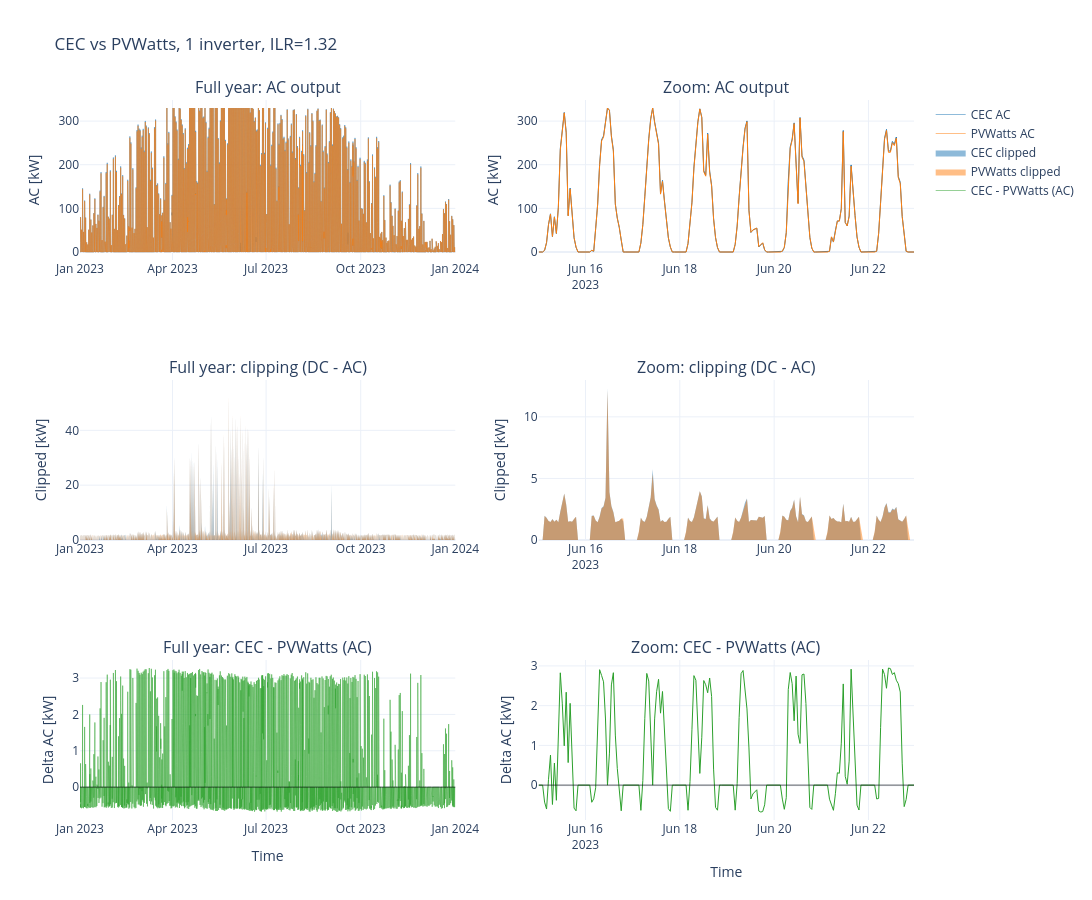

Source (notebook cell):
### Markdown cell above
Check whether the apparently bad fit of the cec parameters means anything by comparing output to the simpler PVWatts model

### Code cell
# PVWatts module parameters
module_params_pvwatts = {
    "pdc0": module["pdc0"],
    "gamma_pdc": module["gamma_pdc"],
}

# PVWatts inverter parameters
inverter_parameters = {
    "pdc0": inverter["pac0"] / inverter["eta_inv_nom"],
    "eta_inv_nom": inverter["eta_inv_nom"],
}

# Faiman temperature model
temperature_model_parameters = {"u0": 25.0, "u1": 6.84}

system = PVSystem(
    surface_tilt=best_tilt,
    surface_azimuth=best_az,
    module_parameters=module_params_pvwatts,
    inverter_parameters=inverter_parameters,
    temperature_model_parameters=temperature_model_parameters,
    modules_per_string=n_s,
    strings_per_inverter=n_p,
)

location = Location(lat, lon, tz="UTC")

mc_pvwatts = ModelChain(
    system, location,
    aoi_model="no_loss",
    spectral_model="no_loss",
    dc_model="pvwatts",
    ac_model="pvwatts",
    temperature_model="faiman",
    losses_model="pvwatts",
    transposition_model="perez",
)

with np.errstate(invalid="ignore", divide="ignore"):
    mc_pvwatts.run_model(weather)

# One inverter block
dc_block = mc_pvwatts.results.dc.clip(lower=0)
ac_block = mc_pvwatts.results.ac.clip(lower=0)

# Scale to plant
p_dc_block = n_s * n_p * module["pdc0"]
n_inverters = max(1, int(round((ilr * inverter["pac0"]) / p_dc_block)))

dc_plant_pvwatts = n_inverters * dc_block
ac_plant_pvwatts = n_inverters * ac_block

cec_dc = dc_plant.copy()
cec_ac = ac_plant.copy()
pw_dc  = dc_plant_pvwatts.copy()
pw_ac  = ac_plant_pvwatts.copy()

summary = pd.DataFrame({
    "Model": ["CEC", "PVWatts"],
    "Annual DC [MWh]": [cec_dc.sum()/1e6, pw_dc.sum()/1e6],
    "Annual AC [MWh]": [cec_ac.sum()/1e6, pw_ac.sum()/1e6],
    "Clipped [MWh]": [
        (cec_dc - cec_ac).clip(lower=0).sum()/1e6,
        (pw_dc  - pw_ac ).clip(lower=0).sum()/1e6,
    ],
    "Max DC [MW]": [cec_dc.max()/1e6, pw_dc.max()/1e6],
    "Max AC [MW]": [cec_ac.max()/1e6, pw_ac.max()/1e6],
})
print(summary.round(2).to_string(index=False))

diff_ac = (cec_ac - pw_ac) / 1e3   # kW
z0, z1 = "2023-06-15", "2023-06-22"

fig = make_subplots(
    rows=3, cols=2,
    subplot_titles=(
        "Full year: AC output", "Zoom: AC output",
        "Full year: clipping (DC - AC)", "Zoom: clipping (DC - AC)",
        "Full year: CEC - PVWatts (AC)", "Zoom: CEC - PVWatts (AC)",
    ),
)

# Row 1: AC in kW
fig.add_trace(go.Scatter(x=cec_ac.index, y=cec_ac/1e3, name="CEC AC",
                         line=dict(width=0.5, color="#1f77b4")), row=1, col=1)
fig.add_trace(go.Scatter(x=pw_ac.index, y=pw_ac/1e3, name="PVWatts AC",
                         line=dict(width=0.5, color="#ff7f0e")), row=1, col=1)
fig.add_trace(go.Scatter(x=cec_ac.loc[z0:z1].index, y=cec_ac.loc[z0:z1]/1e3, name="CEC AC (zoom)",
                         line=dict(width=1.0, color="#1f77b4"), showlegend=False), row=1, col=2)
fig.add_trace(go.Scatter(x=pw_ac.loc[z0:z1].index, y=pw_ac.loc[z0:z1]/1e3, name="PVWatts AC (zoom)",
                         line=dict(width=1.0, color="#ff7f0e"), showlegend=False), row=1, col=2)

# Row 2: clipping in kW
cec_clip = (cec_dc - cec_ac).clip(lower=0) / 1e3
pw_clip  = (pw_dc  - pw_ac ).clip(lower=0) / 1e3
fig.add_trace(go.Scatter(x=cec_clip.index, y=cec_clip, name="CEC clipped",
                         fill="tozeroy", line=dict(width=0, color="rgba(31,119,180,0.4)")), row=2, col=1)
fig.add_trace(go.Scatter(x=pw_clip.index, y=pw_clip, name="PVWatts clipped",
                         fill="tozeroy", line=dict(width=0, color="rgba(255,127,14,0.4)")), row=2, col=1)
fig.add_trace(go.Scatter(x=cec_clip.loc[z0:z1].index, y=cec_clip.loc[z0:z1], name="CEC clipped (zoom)",
                         fill="tozeroy", line=dict(width=0, color="rgba(31,119,180,0.4)"), showlegend=False), row=2, col=2)
fig.add_trace(go.Scatter(x=pw_clip.loc[z0:z1].index, y=pw_clip.loc[z0:z1], name="PVWatts clipped (zoom)",
                         fill="tozeroy", line=dict(width=0, color="rgba(255,127,14,0.4)"), showlegend=False), row=2, col=2)

# Row 3: delta AC in kW
fig.add_trace(go.Scatter(x=diff_ac.index, y=diff_ac, name="CEC - PVWatts (AC)",
                         line=dict(width=0.5, color="#2ca02c")), row=3, col=1)
fig.add_hline(y=0, line=dict(color="black", width=0.6), row=3, col=1)
fig.add_trace(go.Scatter(x=diff_ac.loc[z0:z1].index, y=diff_ac.loc[z0:z1], name="CEC - PVWatts (AC, zoom)",
                         line=dict(width=1.0, color="#2ca02c"), showlegend=False), row=3, col=2)
fig.add_hline(y=0, line=dict(color="black", width=0.6), row=3, col=2)

for c in range(1, 3):
    fig.update_yaxes(title_text="AC [kW]", row=1, col=c)
    fig.update_yaxes(title_text="Clipped [kW]", row=2, col=c)
    fig.update_yaxes(title_text="Delta AC [kW]", row=3, col=c)
    fig.update_xaxes(title_text="Time", row=3, col=c)

fig.update_layout(height=900, width=1400, hovermode="x unified",
                  template="plotly_white",
                  title_text=f"CEC vs PVWatts, {n_inverters} inverter, ILR={ilr_actual:.2f}")
fig.show()

### Figure 1 — Plotly figure (JSON) as saved in the notebook; plotly's stock layout.template omitted (floating-point values rounded to 4 significant figures; data arrays with more than 128 entries replaced by an {"elided": "..."} marker saying what was removed)
{"data": [{"line": {"color": "#1f77b4", "width": 0.5}, "name": "CEC AC", "type": "scatter", "x": {"elided": "8760 str values"}, "xaxis": "x", "y": {"elided": "8760 float values"}, "yaxis": "y"}, {"line": {"color": "#ff7f0e", "width": 0.5}, "name": "PVWatts AC", "type": "scatter", "x": {"elided": "8760 str values"}, "xaxis": "x", "y": {"elided": "8760 float values"}, "yaxis": "y"}, {"line": {"color": "#1f77b4", "width": 1}, "name": "CEC AC (zoom)", "showlegend": false, "type": "scatter", "x": {"elided": "192 str values"}, "xaxis": "x2", "y": {"elided": "192 float values"}, "yaxis": "y2"}, {"line": {"color": "#ff7f0e", "width": 1}, "name": "PVWatts AC (zoom)", "showlegend": false, "type": "scatter", "x": {"elided": "192 str values"}, "xaxis": "x2", "y": {"elided": "192 float values"}, "yaxis": "y2"}, {"fill": "tozeroy", "line": {"color": "rgba(31,119,180,0.4)", "width": 0}, "name": "CEC clipped", "type": "scatter", "x": {"elided": "8760 str values"}, "xaxis": "x3", "y": {"elided": "8760 float values"}, "yaxis": "y3"}, {"fill": "tozeroy", "line": {"color": "rgba(255,127,14,0.4)", "width": 0}, "name": "PVWatts clipped", "type": "scatter", "x": {"elided": "8760 str values"}, "xaxis": "x3", "y": {"elided": "8760 float values"}, "yaxis": "y3"}, {"fill": "tozeroy", "line": {"color": "rgba(31,119,180,0.4)", "width": 0}, "name": "CEC clipped (zoom)", "showlegend": false, "type": "scatter", "x": {"elided": "192 str values"}, "xaxis": "x4", "y": {"elided": "192 float values"}, "yaxis": "y4"}, {"fill": "tozeroy", "line": {"color": "rgba(255,127,14,0.4)", "width": 0}, "name": "PVWatts clipped (zoom)", "showlegend": false, "type": "scatter", "x": {"elided": "192 str values"}, "xaxis": "x4", "y": {"elided": "192 float values"}, "yaxis": "y4"}, {"line": {"color": "#2ca02c", "width": 0.5}, "name": "CEC - PVWatts (AC)", "type": "scatter", "x": {"elided": "8760 str values"}, "xaxis": "x5", "y": {"elided": "8760 float values"}, "yaxis": "y5"}, {"line": {"color": "#2ca02c", "width": 1}, "name": "CEC - PVWatts (AC, zoom)", "showlegend": false, "type": "scatter", "x": {"elided": "192 str values"}, "xaxis": "x6", "y": {"elided": "192 float values"}, "yaxis": "y6"}], "layout": {"annotations": [{"font": {"size": 16}, "showarrow": false, "text": "Full year: AC output", "x": 0.225, "xanchor": "center", "xref": "paper", "y": 1, "yanchor": "bottom", "yref": "paper"}, {"font": {"size": 16}, "showarrow": false, "text": "Zoom: AC output", "x": 0.775, "xanchor": "center", "xref": "paper", "y": 1, "yanchor": "bottom", "yref": "paper"}, {"font": {"size": 16}, "showarrow": false, "text": "Full year: clipping (DC - AC)", "x": 0.225, "xanchor": "center", "xref": "paper", "y": 0.6111, "yanchor": "bottom", "yref": "paper"}, {"font": {"size": 16}, "showarrow": false, "text": "Zoom: clipping (DC - AC)", "x": 0.775, "xanchor": "center", "xref": "paper", "y": 0.6111, "yanchor": "bottom", "yref": "paper"}, {"font": {"size": 16}, "showarrow": false, "text": "Full year: CEC - PVWatts (AC)", "x": 0.225, "xanchor": "center", "xref": "paper", "y": 0.2222, "yanchor": "bottom", "yref": "paper"}, {"font": {"size": 16}, "showarrow": false, "text": "Zoom: CEC - PVWatts (AC)", "x": 0.775, "xanchor": "center", "xref": "paper", "y": 0.2222, "yanchor": "bottom", "yref": "paper"}], "height": 900, "hovermode": "x unified", "shapes": [{"line": {"color": "black", "width": 0.6}, "type": "line", "x0": 0, "x1": 1, "xref": "x5 domain", "y0": 0, "y1": 0, "yref": "y5"}, {"line": {"color": "black", "width": 0.6}, "type": "line", "x0": 0, "x1": 1, "xref": "x6 domain", "y0": 0, "y1": 0, "yref": "y6"}], "title": {"text": "CEC vs PVWatts, 1 inverter, ILR=1.32"}, "width": 1400, "xaxis": {"anchor": "y", "domain": [0, 0.45]}, "xaxis2": {"anchor": "y2", "domain": [0.55, 1]}, "xaxis3": {"anchor": "y3", "domain": [0, 0.45]}, "xaxis4": {"anchor": "y4", "domain": [0.55, 1]}, "xaxis5": {"anchor": "y5", "domain": [0, 0.45], "title": {"text": "Time"}}, "xaxis6": {"anchor": "y6", "domain": [0.55, 1], "title": {"text": "Time"}}, "yaxis": {"anchor": "x", "domain": [0.7778, 1], "title": {"text": "AC [kW]"}}, "yaxis2": {"anchor": "x2", "domain": [0.7778, 1], "title": {"text": "AC [kW]"}}, "yaxis3": {"anchor": "x3", "domain": [0.3889, 0.6111], "title": {"text": "Clipped [kW]"}}, "yaxis4": {"anchor": "x4", "domain": [0.3889, 0.6111], "title": {"text": "Clipped [kW]"}}, "yaxis5": {"anchor": "x5", "domain": [0, 0.2222], "title": {"text": "Delta AC [kW]"}}, "yaxis6": {"anchor": "x6", "domain": [0, 0.2222], "title": {"text": "Delta AC [kW]"}}}}
